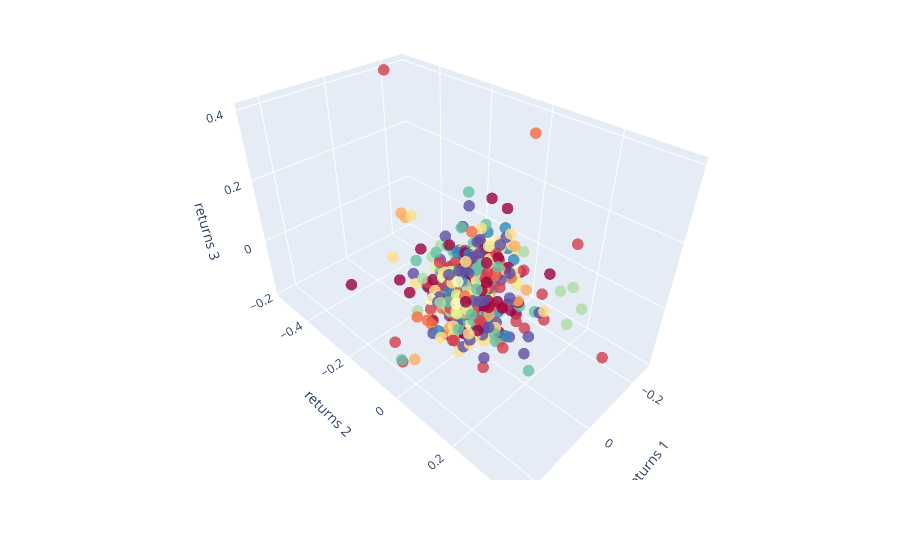

The cell this chart's notebook holds for it:
### Code cell
X = data.T
X["cluster"] = list(clusters_dict.values())



cols = X.columns
f, ax = plt.subplots(figsize = (6,6))

sns.scatterplot(data = X, x = cols[0], y = cols[1], hue = 'cluster', palette = 'deep', ax = ax, legend = False)

import plotly.graph_objects as go

fig = go.Figure(data = [go.Scatter3d(
    x = X[cols[0]],
    y = X[cols[1]],
    z = X[cols[2]],
    mode = 'markers',
    marker = dict(
        size = 4,
        color = X['cluster'],
        colorscale = 'spectral',
        opacity = 0.8
    )
)])

fig.update_layout(
    title = "3D visualization of clusters",
    scene = dict(
        xaxis_title = "returns 1",
        yaxis_title = "returns 2",
        zaxis_title = "returns 3"
    ),
    margin = dict(l = 0, r = 0, t= 0)
)

fig.show()

### Figure 1 — Plotly figure (JSON) as saved in the notebook; plotly's stock layout.template omitted (floating-point values rounded to 4 significant figures; data arrays with more than 128 entries replaced by an {"elided": "..."} marker saying what was removed)
{"data": [{"marker": {"color": {"elided": "497 int values"}, "colorscale": [[0, "rgb(158,1,66)"], [0.1, "rgb(213,62,79)"], [0.2, "rgb(244,109,67)"], [0.3, "rgb(253,174,97)"], [0.4, "rgb(254,224,139)"], [0.5, "rgb(255,255,191)"], [0.6, "rgb(230,245,152)"], [0.7, "rgb(171,221,164)"], [0.8, "rgb(102,194,165)"], [0.9, "rgb(50,136,189)"], [1, "rgb(94,79,162)"]], "opacity": 0.8, "size": 4}, "mode": "markers", "type": "scatter3d", "x": {"elided": "497 float values"}, "y": {"elided": "497 float values"}, "z": {"elided": "497 float values"}}], "layout": {"margin": {"l": 0, "r": 0, "t": 0}, "scene": {"xaxis": {"title": {"text": "returns 1"}}, "yaxis": {"title": {"text": "returns 2"}}, "zaxis": {"title": {"text": "returns 3"}}}, "title": {"text": "3D visualization of clusters"}}}
